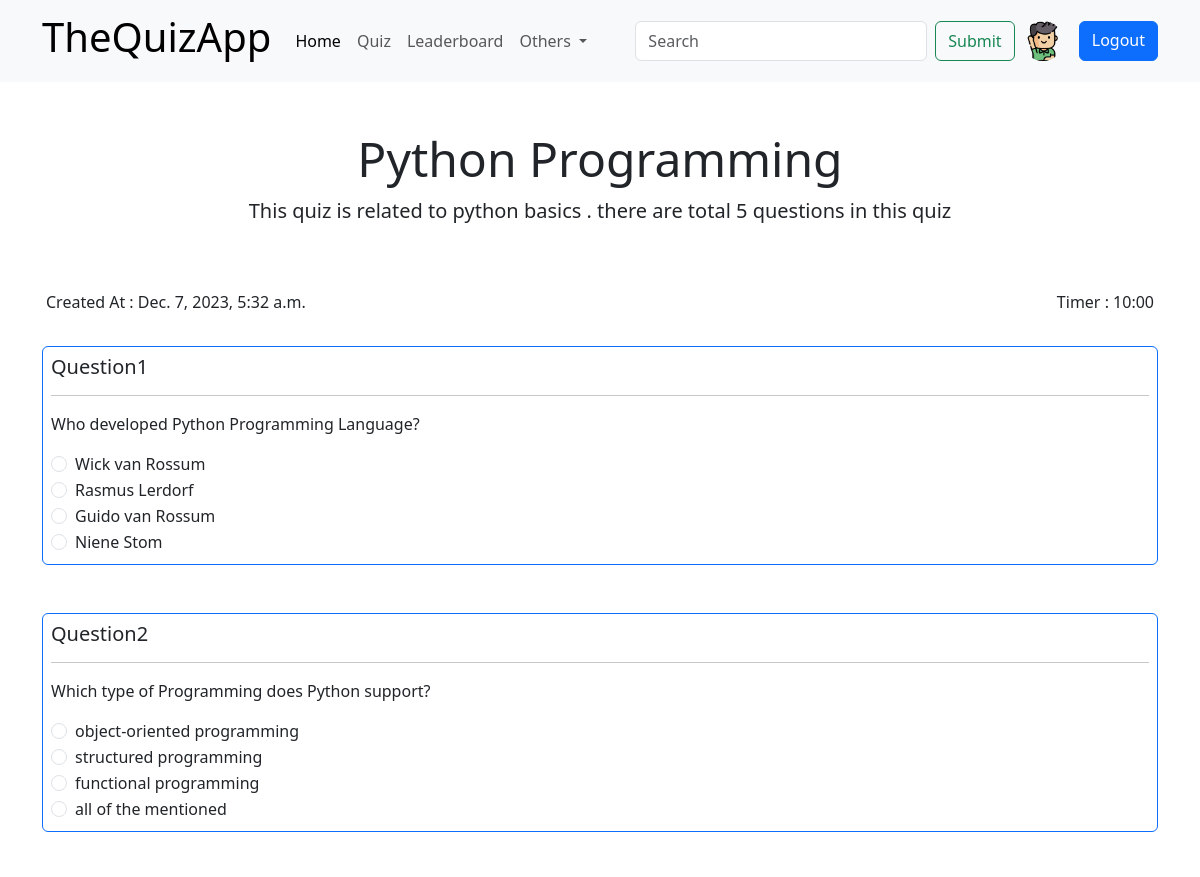
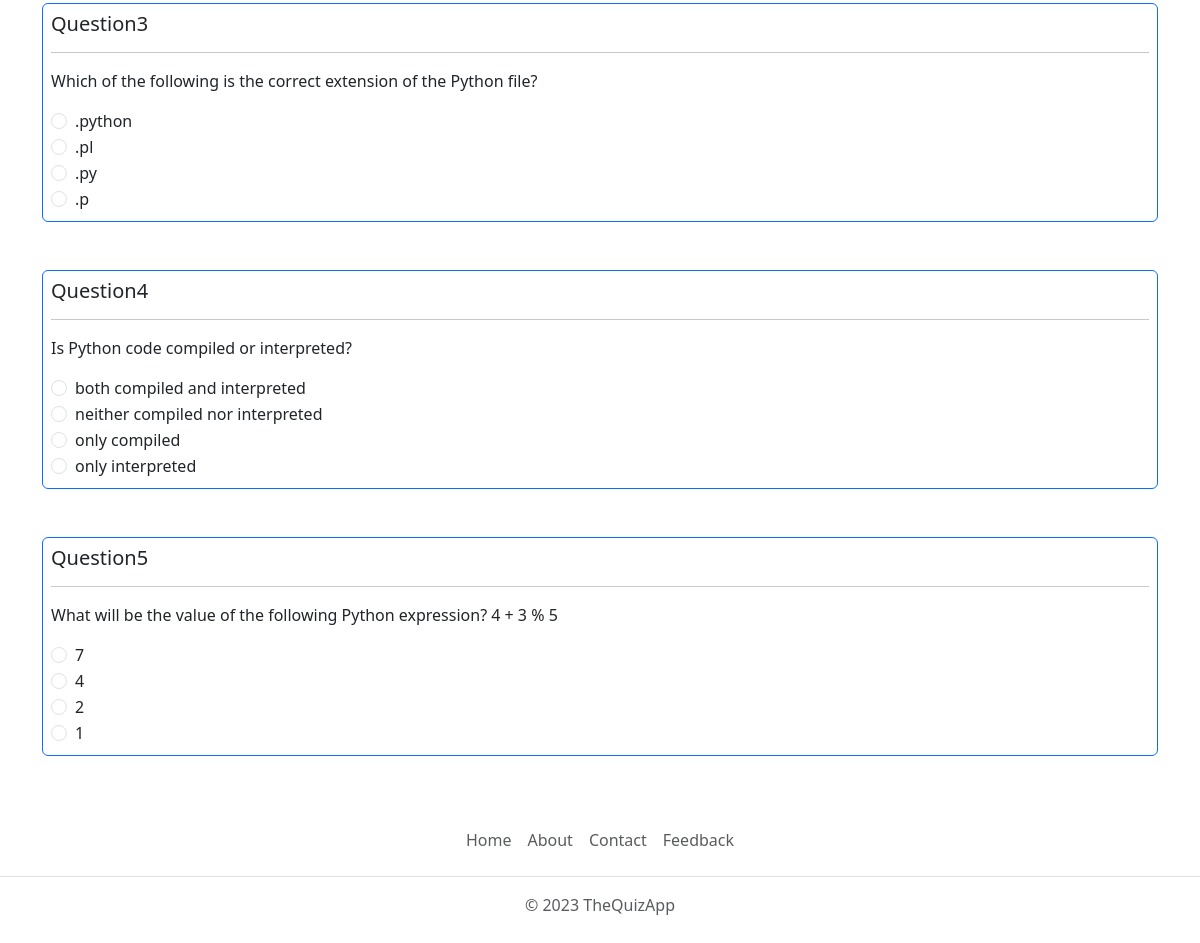
The page /quiz/1/ (signed in) on the database its author committed (2 pictures, top to bottom).
### account/models.py (models this page shows)
class SignUpModel(User):
    bio = models.TextField(max_length=250,blank=True , null=True)
    profile_img = models.ImageField(upload_to='account/images', default='static/images/userprofile.png' ,blank=True , null=True)
    college_name = models.CharField(max_length=100)
    gender = models.CharField(max_length=6 , blank=True , null=True)

### quiz/models.py (models this page shows, shortened)
class Quiz(models.Model):
    title = models.CharField(max_length=255)
    description = models.TextField()
    category = models.ForeignKey(Category,on_delete=models.CASCADE)
    quiz_file =  models.FileField(upload_to='quiz/' , null=True , blank=True)
    created_at = models.DateTimeField(auto_now_add=True)  # this will add the date time of the quiz automatically whenever a new quiz is created
    updated_at = models.DateTimeField(auto_now = True) # this will add the date time of the quiz when the quiz is updated
    class Meta:
        verbose_name_plural = 'Quizzes'

class Question(models.Model):
    quiz = models.ForeignKey(Quiz , on_delete=models.CASCADE)
    question_text = models.TextField()

class Choice(models.Model):
    question = models.ForeignKey(Question ,  on_delete=models.CASCADE)
    choice_text = models.CharField(max_length=255)
    is_correct = models.BooleanField(default=False)

### quiz/views.py (the view)
# urls.py: path('quiz/<int:quiz_id>/',views.quiz , name="quiz"),
def quiz(request , quiz_id):
    if request.user.is_authenticated:
        profile = SignUpModel.objects.get(username=request.user)
        quiz = Quiz.objects.filter(id=quiz_id).first()
        print(quiz)
        return render(request , 'quiz.html' , {"quiz":quiz , "profile":profile} )
    else:
        return HttpResponseRedirect('/signin/')

### templates/quiz.html
{% extends "baseTemplates/index.html" %}
{% load static %}
{% block content %}
        <div class="container my-5">
            <h1 class="display-5 text-center">{{quiz.title}}</h1>
            <p class="text-center fs-5">{{quiz.description}}</p>
        </div>
        <div class="container p-3">
            <div class="row" >
                <div class="col-8"><p >Created At : {{quiz.created_at}}</p></div>
                <div class="col-4"><p class="text-end">Timer : 10:00</p></div>
            </div>
        </div>
        <div class="container">
            {% for question in quiz.question_set.all %}
            <div class="border border-primary p-2 rounded mb-5">
                <h5>Question{{forloop.counter}}</h5>
                <hr>
                <p class="fs-6">{{question.question_text}}</p>
                {% for option in question.choice_set.all %}
                <div class="form-check">
                    <input class="form-check-input" type="radio" name="{{option.question.id}}" id="{{option.id}}">
                    <label class="form-check-label" for="{{option.id}}">
                        {{option.choice_text}}
                    </label>
                </div>
                {% endfor %}
            </div>
            {% endfor %}
        </div>
        {% endblock content %}

### templates/baseTemplates/navbar.html (shortened to what this page needs)
    {% load static %}
    <nav class="navbar navbar-expand-lg bg-body-tertiary">
        <div class="container">
          <a class="navbar-brand" href="{% url "home" %}"><h1>TheQuizApp</h1></a>
          <div class="collapse navbar-collapse" id="navbarSupportedContent">
            <ul class="navbar-nav me-auto mb-2 mb-lg-0">
              <li class="nav-item">
                <a class="nav-link active" aria-current="page" href="{% url 'home' %}">Home</a>
              </li>
              <li class="nav-item">
                <a class="nav-link" href="{% url 'allquiz' %}">Quiz</a>
              </li>
              <li class="nav-item">
                <a class="nav-link" href="{% url 'leaderboard' %}">Leaderboard</a>
              </li>
              <li class="nav-item dropdown">
                <a class="nav-link dropdown-toggle" href="#" role="button" data-bs-toggle="dropdown" aria-expanded="false">
                  Others
                </a>
              </li>
            </ul>
            <form class="d-flex" role="search" method="GET" action="{% url 'search' " " %}">
              <input class="form-control me-2" name="q" type="search" placeholder="Search" aria-label="Search">
              <input class="btn btn-outline-success" type="submit">
              {% if request.user.is_authenticated %}
                <a href="{% url "profile" request.user.username %}" class="mx-2"><img src="{{profile.profile_img.url}}" alt="profile_img" class="img-fluid rounded-circle" height="75" width="75"></a>
                <a href="{% url "signout" %}" class="btn btn-primary ms-2">Logout</a>
              {% endif %}
            </form>
          </div>
        </div>
      </nav>

### rows shown on the page
SignUpModel: profile_img (picture)
Quiz: title "Python Programming", description "This quiz is related to python basics . there are total 5 questions in this quiz", created_at "Dec. 7, 2023, 5:32 a.m."
Question: question_text "Who developed Python Programming Language?"
Choice: choice_text "Wick van Rossum"
Choice: choice_text "Rasmus Lerdorf"
Choice: choice_text "Guido van Rossum"
Choice: choice_text "Niene Stom"
Question: question_text "Which type of Programming does Python support?"
Choice: choice_text "object-oriented programming"
Choice: choice_text "structured programming"
Choice: choice_text "functional programming"
Choice: choice_text "all of the mentioned"
Question: question_text "Which of the following is the correct extension of the Python file?"
Choice: choice_text ".python"
Choice: choice_text ".pl"
Choice: choice_text ".py"
Choice: choice_text ".p"
Question: question_text "Is Python code compiled or interpreted?"
Choice: choice_text "both compiled and interpreted"
Choice: choice_text "neither compiled nor interpreted"
Choice: choice_text "only compiled"
Choice: choice_text "only interpreted"
Question: question_text "What will be the value of the following Python expression? 4 + 3 % 5"
Choice: choice_text "7"
Choice: choice_text "4"
Choice: choice_text "2"
Choice: choice_text "1"
